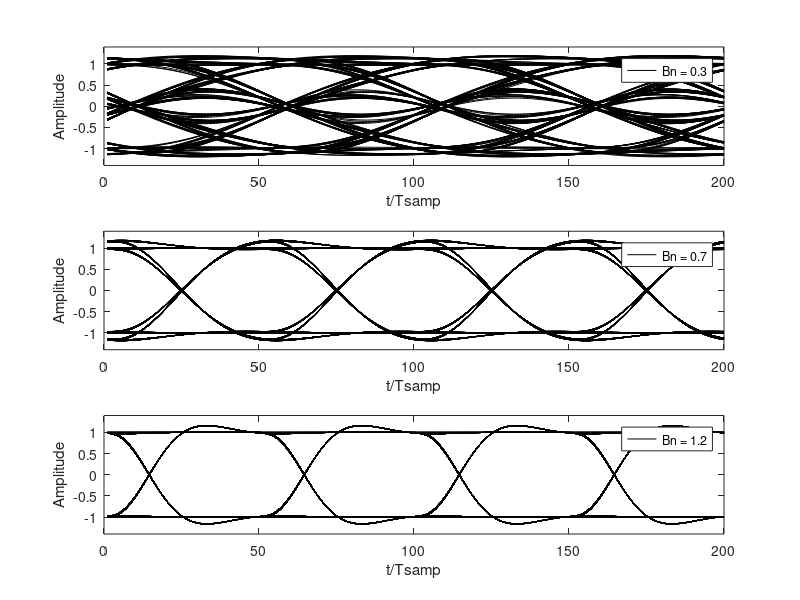

Source code (MATLAB):
% clean figure and load signal package (only for Octave)
clf
pkg load signal

% simulation parameters:
%  - nr of symbols (must be divisible by 4)
%  - nr of samples per symbol
%  - filter cutoff value (normalized bandwidth)
nsym = 1000;
nsamp = 50;
bw = [0.3 0.7 1.2];

% for each filter cutoff value..
for k = 1:length(bw)
  % generate filter coefficients using one of the cutoff values
  [b,a] = butter(3,2.*bw(k)/nsamp);

  % allocate space for total bit sequence
  l = nsym*nsamp;
  y = zeros(1,l-nsamp+1);

  % initalize random output vector with +1 and -1
  x = 2*round(rand(1,nsym))-1;

  % for each overlap..
  for i = 1:nsym
    % place one symbol into vector y, leaving nsamp samples of spacing
    kk = (i-1)*nsamp+1;
    y(kk) = x(i);
  end
  % zero-order hold
  datavector = conv(y,ones(1,nsamp));

  % apply filter to the total sequence
  filtout = filter(b, a, datavector);

  % splice sequence into sub-sequences of 4 symbols
  datamatrix = reshape(filtout, 4*nsamp, nsym/4);

  % discart the first 5 sub-sequences
  datamatrix1 = datamatrix(:, 6:(nsym/4));

  % plot eye diagram
  subplot(length(bw),1,k)
  plot(datamatrix1, 'k')

  % format: print axis labels, legend, and set plot range
  ylabel('Amplitude')
  axis([0 4*nsamp -1.4 1.4])
  xlabel('t/Tsamp')
  legend(['Bn = ', num2str(bw(k))])
  if k == 4
    xlabel('t/Tsamp')
  end
end
